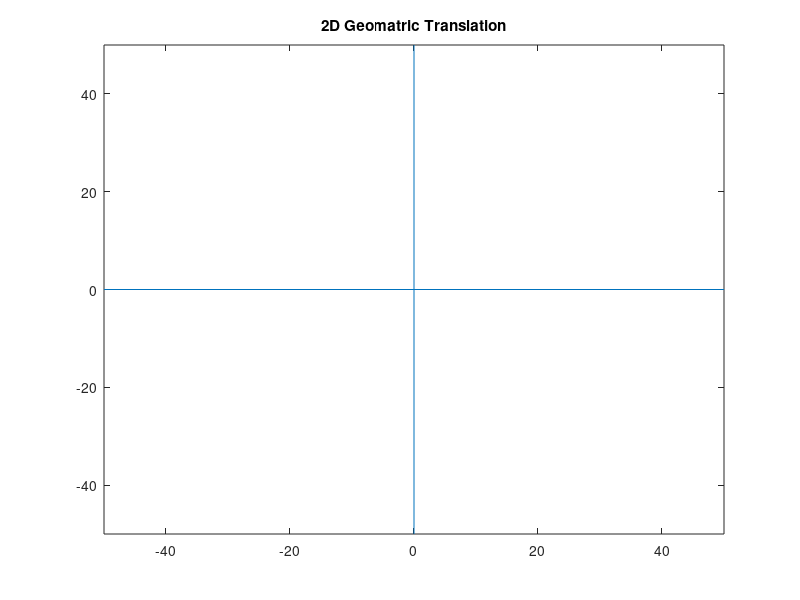

Write the MATLAB code that produced this figure.

for i=1:4
    fprintf('Enter x co-ordinate of pt.%d', i);
    x(i) = input('');
    fprintf('Enter y co-ordinte of pt.%d', i);
    y(i) = input('');
end 

P=ones(3,4);

P(1,:)=x;
P(2,:)=y;

fprintf( '\nEnter Translation around x-axis:');
a = input('');
fprintf('\nEnter Translation around y-axis:');
b = input('');

T=[1 0 a; 0 1 b; 0 0 1];

R=T*P;

fill(P(1,:), P(2,:), 'r');
hold on 
fill(R(1,:), R(2,:), 'g');

line([-50,50], [0,0]);
line([0,0], [-50,50]);

xlim([-50,50]);
ylim([-50,50]);

title('2D Geomatric Translation');
